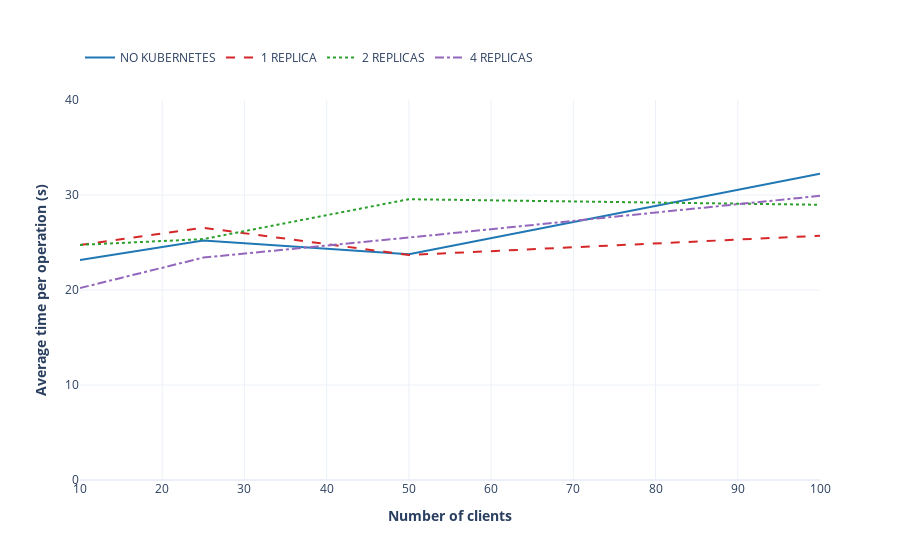

Write notebook code for a chart like this one.
### Markdown cell above
### Comparing remove operation with different number of replicas. Average times.

### Code cell
no_kubernetes = [23.160, 25.206, 23.766, 32.241]
replica1 = [24.728, 26.550, 23.685, 25.712]
replica2 = [24.749, 25.359, 29.556, 28.971]
replica4 = [20.207, 23.411, 25.521, 29.909]

clientAddAndRemove(no_kubernetes, replica1, replica2, replica4, "Remove")

### Figure 1 — Plotly figure (JSON) as saved in the notebook; plotly's stock layout.template omitted (floating-point values rounded to 4 significant figures)
{"data": [{"line": {"color": "#1f77b4"}, "mode": "lines", "name": "NO KUBERNETES", "type": "scatter", "x": [10, 25, 50, 100], "y": [23.16, 25.21, 23.77, 32.24]}, {"line": {"color": "#d62728", "dash": "dash"}, "mode": "lines", "name": "1 REPLICA", "type": "scatter", "x": [10, 25, 50, 100], "y": [24.73, 26.55, 23.68, 25.71]}, {"line": {"color": "#2ca02c", "dash": "dot"}, "mode": "lines", "name": "2 REPLICAS", "type": "scatter", "x": [10, 25, 50, 100], "y": [24.75, 25.36, 29.56, 28.97]}, {"line": {"color": "#9467bd", "dash": "dashdot"}, "mode": "lines", "name": "4 REPLICAS", "type": "scatter", "x": [10, 25, 50, 100], "y": [20.21, 23.41, 25.52, 29.91]}], "layout": {"legend": {"orientation": "h", "y": 1.15}, "xaxis": {"dtick": 10, "range": [10, 100], "tick0": 10, "title": {"text": "<b>Number of clients</b>"}}, "yaxis": {"dtick": 10, "range": [0, 40], "tick0": 0, "title": {"text": "<b>Average time per operation (s)</b>"}}}}
